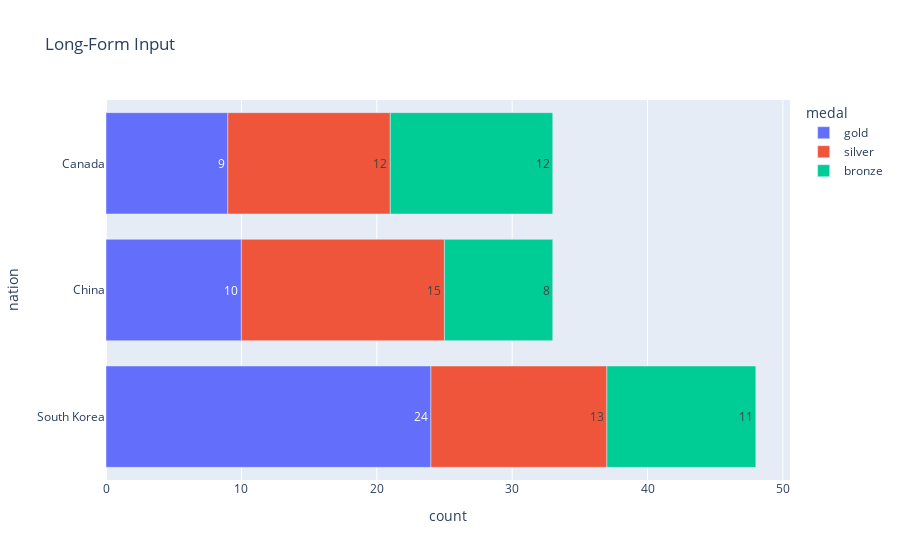

This figure's notebook cell:
### Code cell
import plotly.express as px

long_df = px.data.medals_long()

fig = px.bar(long_df, text='count', y="nation", x="count", color="medal", title="Long-Form Input", orientation='h')
fig.show()
fig.write_html('./plotly_exports/test.html')

### Figure 1 — Plotly figure (JSON) as saved in the notebook; plotly's stock layout.template omitted (floating-point values rounded to 4 significant figures)
{"data": [{"alignmentgroup": "True", "hovertemplate": "medal=gold<br>count=%{text}<br>nation=%{y}<extra></extra>", "legendgroup": "gold", "marker": {"color": "#636efa", "pattern": {"shape": ""}}, "name": "gold", "offsetgroup": "gold", "orientation": "h", "showlegend": true, "text": [24, 10, 9], "textposition": "auto", "type": "bar", "x": [24, 10, 9], "xaxis": "x", "y": ["South Korea", "China", "Canada"], "yaxis": "y"}, {"alignmentgroup": "True", "hovertemplate": "medal=silver<br>count=%{text}<br>nation=%{y}<extra></extra>", "legendgroup": "silver", "marker": {"color": "#EF553B", "pattern": {"shape": ""}}, "name": "silver", "offsetgroup": "silver", "orientation": "h", "showlegend": true, "text": [13, 15, 12], "textposition": "auto", "type": "bar", "x": [13, 15, 12], "xaxis": "x", "y": ["South Korea", "China", "Canada"], "yaxis": "y"}, {"alignmentgroup": "True", "hovertemplate": "medal=bronze<br>count=%{text}<br>nation=%{y}<extra></extra>", "legendgroup": "bronze", "marker": {"color": "#00cc96", "pattern": {"shape": ""}}, "name": "bronze", "offsetgroup": "bronze", "orientation": "h", "showlegend": true, "text": [11, 8, 12], "textposition": "auto", "type": "bar", "x": [11, 8, 12], "xaxis": "x", "y": ["South Korea", "China", "Canada"], "yaxis": "y"}], "layout": {"autosize": true, "barmode": "relative", "legend": {"title": {"text": "medal"}, "tracegroupgap": 0}, "title": {"text": "Long-Form Input"}, "xaxis": {"anchor": "y", "autorange": true, "domain": [0, 1], "range": [0, 50.53], "title": {"text": "count"}, "type": "linear"}, "yaxis": {"anchor": "x", "autorange": true, "domain": [0, 1], "range": [-0.5, 2.5], "title": {"text": "nation"}, "type": "category"}}}
